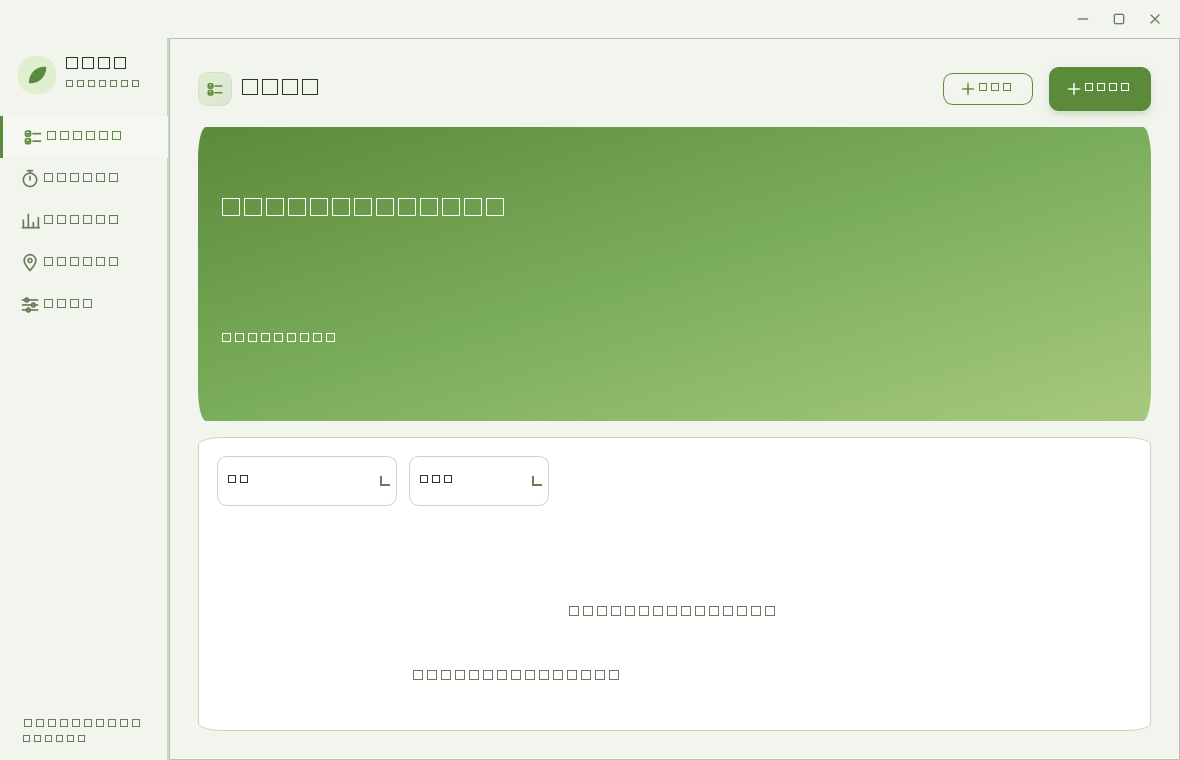
#> input picture tools/screenshots/main_light.png, 1180 x 760 px
$ python pixel_compare.py
#> lines starting #> are read from the running program, lines starting #| are printed output that depends on the picture
"""像素级视觉对比: 读取渲染截图, 与 HTML 原型做色值/区域/特征点对比."""
import os
import sys

sys.path.insert(0, os.path.dirname(os.path.dirname(os.path.abspath(__file__))))


def sample_region(img, x, y, w, h, label):
    """采样图片 (x, y, w, h) 区域的平均色."""
    crop = img.crop((x, y, x + w, y + h))
    # 转为 RGB
    rgb = crop.convert("RGB")
    pixels = list(rgb.getdata())
    r = sum(p[0] for p in pixels) // len(pixels)
    g = sum(p[1] for p in pixels) // len(pixels)
    b = sum(p[2] for p in pixels) // len(pixels)
    hexv = "#{:02X}{:02X}{:02X}".format(r, g, b)
    print(f"    {label} ({x},{y},{w}x{h}): {hexv}")
    return hexv


def compare_to_target(actual, target, label, tolerance=20):
    """实际色值与目标色值做差异检查."""
    def _hex2rgb(h):
        h = h.lstrip("#")
        return (int(h[0:2], 16), int(h[2:4], 16), int(h[4:6], 16))
    ar = _hex2rgb(actual)
    tr = _hex2rgb(target)
    diff = max(abs(ar[0]-tr[0]), abs(ar[1]-tr[1]), abs(ar[2]-tr[2]))
    status = "✓" if diff <= tolerance else "△"
    print(f"    {status} {label}: 实际 {actual} vs 目标 {target} (差 {diff})")
    return diff <= tolerance


def main():
    from PIL import Image
    base = os.path.join(
        os.path.dirname(os.path.abspath(__file__)), "screenshots")

    print("=" * 60)
    print("浅色主题 (Organic Biophilic) 像素级视觉对比")
    print("=" * 60)
    light = Image.open(os.path.join(base, "main_light.png")).convert("RGB")
    # 采样关键区域 (注意: 截图 1180x760, 38px 标题栏 + 220px 侧栏宽)
    bg_main = sample_region(light, 350, 60, 100, 20, "顶部标题栏下方背景")
#> in sample_region, `pixels = list(rgb.getdata())`: pixels = 2000 items, first 6: (242, 245, 238), (242, 245, 238), (242, 245, 238), (242, 245, 238), (242, 245, 238), (242, 245, 238)
#> in sample_region, `r = sum(p[0] for p in pixels) // len(pixels)`: r = 242
#> in sample_region, `g = sum(p[1] for p in pixels) // len(pixels)`: g = 245
#> in sample_region, `b = sum(p[2] for p in pixels) // len(pixels)`: b = 238
#> in sample_region, `hexv = "#{:02X}{:02X}{:02X}".format(r, g, b)`: hexv = '#F2F5EE'
#|     顶部标题栏下方背景 (350,60,100x20): #F2F5EE
#> bg_main = '#F2F5EE'
    bg_right_top = sample_region(light, 1000, 60, 100, 20, "右上角背景 (光晕外)")
#|     右上角背景 (光晕外) (1000,60,100x20): #BED0B0
#> bg_right_top = '#BED0B0'
    bg_right_top_glow = sample_region(light, 1150, 50, 20, 20, "右上角极近边")
#|     右上角极近边 (1150,50,20x20): #F1F4ED
#> bg_right_top_glow = '#F1F4ED'
    bg_center = sample_region(light, 1000, 700, 100, 40, "右下空白区")
#> call 4 of sample_region, with x = 1000, y = 700, w = 100, h = 40, label = '右下空白区'
#> in sample_region (call 4), `crop = img.crop((x, y, x + w, y + h))`:
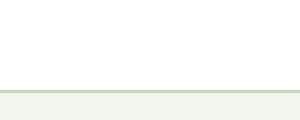
#> crop: PIL image 100x40 RGB (shown 3 times larger); mean R, G, B 250.7, 251.7, 249.5
#> in sample_region (call 4), `pixels = list(rgb.getdata())`: pixels = 4000 items, first 6: (255, 255, 255), (255, 255, 255), (255, 255, 255), (255, 255, 255), (255, 255, 255), (255, 255, 255)
#> in sample_region (call 4), `r = sum(p[0] for p in pixels) // len(pixels)`: r = 250
#> in sample_region (call 4), `g = sum(p[1] for p in pixels) // len(pixels)`: g = 251
#> in sample_region (call 4), `b = sum(p[2] for p in pixels) // len(pixels)`: b = 249
#> in sample_region (call 4), `hexv = "#{:02X}{:02X}{:02X}".format(r, g, b)`: hexv = '#FAFBF9'
#|     右下空白区 (1000,700,100x40): #FAFBF9
#> bg_center = '#FAFBF9'
    card_white = sample_region(light, 400, 700, 100, 40, "底部卡片区")
#|     底部卡片区 (400,700,100x40): #FAFBF9
#> card_white = '#FAFBF9'
    sidebar_bg = sample_region(light, 50, 200, 120, 200, "侧栏背景")
#> in sample_region (call 6), `crop = img.crop((x, y, x + w, y + h))`:
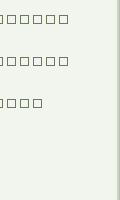
#> crop: PIL image 120x200 RGB; mean R, G, B 238.3, 241.7, 233.9
#> in sample_region (call 6), `pixels = list(rgb.getdata())`: pixels = 24000 items
#> in sample_region (call 6), `r = sum(p[0] for p in pixels) // len(pixels)`: r = 238
#> in sample_region (call 6), `g = sum(p[1] for p in pixels) // len(pixels)`: g = 241
#> in sample_region (call 6), `b = sum(p[2] for p in pixels) // len(pixels)`: b = 233
#> in sample_region (call 6), `hexv = "#{:02X}{:02X}{:02X}".format(r, g, b)`: hexv = '#EEF1E9'
#|     侧栏背景 (50,200,120x200): #EEF1E9
#> sidebar_bg = '#EEF1E9'
    print()
    print("  与 Organic Biophilic 原型对比:")
    compare_to_target(bg_main, "#F2F5EE", "主背景 --c-bg", tolerance=15)
    compare_to_target(bg_right_top, "#F2F5EE", "右上角光晕 (允许略偏绿)")
    compare_to_target(card_white, "#FFFFFF", "卡片 --c-surface", tolerance=10)
    compare_to_target(sidebar_bg, "#F2F5EE", "侧栏底色")
    print()

    print("=" * 60)
    print("深色主题 (Aurora UI) 像素级视觉对比")
    print("=" * 60)
    dark = Image.open(os.path.join(base, "main_dark.png")).convert("RGB")
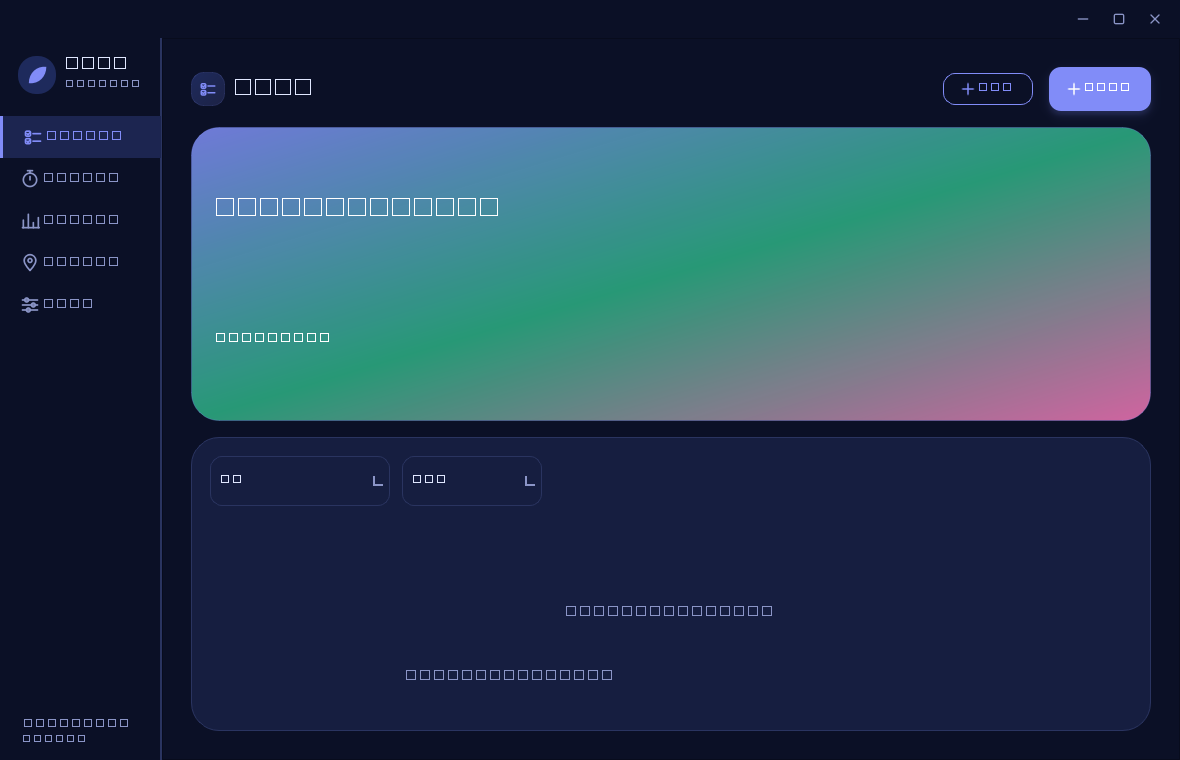
#> input picture tools/screenshots/main_dark.png, 1180 x 760 px
    bg_main = sample_region(dark, 350, 60, 100, 20, "顶部标题栏下方背景")
#> in sample_region (call 7), `crop = img.crop((x, y, x + w, y + h))`:
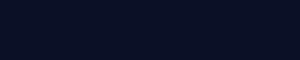
#> crop: PIL image 100x20 RGB (shown 3 times larger); mean R, G, B 11, 16, 38
#> in sample_region (call 7), `pixels = list(rgb.getdata())`: pixels = 2000 items, first 6: (11, 16, 38), (11, 16, 38), (11, 16, 38), (11, 16, 38), (11, 16, 38), (11, 16, 38)
#> in sample_region (call 7), `r = sum(p[0] for p in pixels) // len(pixels)`: r = 11
#> in sample_region (call 7), `g = sum(p[1] for p in pixels) // len(pixels)`: g = 16
#> in sample_region (call 7), `b = sum(p[2] for p in pixels) // len(pixels)`: b = 38
#> in sample_region (call 7), `hexv = "#{:02X}{:02X}{:02X}".format(r, g, b)`: hexv = '#0B1026'
#|     顶部标题栏下方背景 (350,60,100x20): #0B1026
#> bg_main = '#0B1026'
    bg_right_top = sample_region(dark, 1000, 700, 100, 40, "右下空白区")
#> in sample_region (call 8), `crop = img.crop((x, y, x + w, y + h))`:
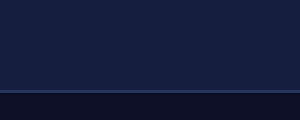
#> crop: PIL image 100x40 RGB (shown 3 times larger); mean R, G, B 20, 27.4, 59
#> in sample_region (call 8), `pixels = list(rgb.getdata())`: pixels = 4000 items, first 6: (22, 30, 64), (22, 30, 64), (22, 30, 64), (22, 30, 64), (22, 30, 64), (22, 30, 64)
#> in sample_region (call 8), `r = sum(p[0] for p in pixels) // len(pixels)`: r = 20
#> in sample_region (call 8), `g = sum(p[1] for p in pixels) // len(pixels)`: g = 27
#> in sample_region (call 8), `b = sum(p[2] for p in pixels) // len(pixels)`: b = 58
#> in sample_region (call 8), `hexv = "#{:02X}{:02X}{:02X}".format(r, g, b)`: hexv = '#141B3A'
#|     右下空白区 (1000,700,100x40): #141B3A
#> bg_right_top = '#141B3A'
    bg_right_top_glow = sample_region(dark, 1150, 50, 20, 20, "右上角 (极光中心)")
#> in sample_region (call 9), `crop = img.crop((x, y, x + w, y + h))`:
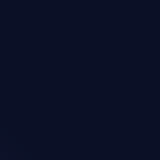
#> crop: PIL image 20x20 RGB (shown 8 times larger); mean R, G, B 11, 16, 38
#> in sample_region (call 9), `pixels = list(rgb.getdata())`: pixels = 400 items, first 6: (11, 16, 38), (11, 16, 38), (11, 16, 38), (11, 16, 38), (11, 16, 38), (11, 16, 38)
#> in sample_region (call 9), `r = sum(p[0] for p in pixels) // len(pixels)`: r = 11
#> in sample_region (call 9), `g = sum(p[1] for p in pixels) // len(pixels)`: g = 16
#> in sample_region (call 9), `b = sum(p[2] for p in pixels) // len(pixels)`: b = 38
#> in sample_region (call 9), `hexv = "#{:02X}{:02X}{:02X}".format(r, g, b)`: hexv = '#0B1026'
#|     右上角 (极光中心) (1150,50,20x20): #0B1026
#> bg_right_top_glow = '#0B1026'
    card_dark = sample_region(dark, 400, 700, 100, 40, "底部卡片区")
#|     底部卡片区 (400,700,100x40): #141B3A
#> card_dark = '#141B3A'
    sidebar_bg = sample_region(dark, 50, 200, 120, 200, "侧栏背景")
#> in sample_region (call 11), `crop = img.crop((x, y, x + w, y + h))`:
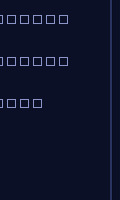
#> crop: PIL image 120x200 RGB; mean R, G, B 13.9, 19.1, 41.9
#> in sample_region (call 11), `pixels = list(rgb.getdata())`: pixels = 24000 items
#> in sample_region (call 11), `r = sum(p[0] for p in pixels) // len(pixels)`: r = 13
#> in sample_region (call 11), `g = sum(p[1] for p in pixels) // len(pixels)`: g = 19
#> in sample_region (call 11), `b = sum(p[2] for p in pixels) // len(pixels)`: b = 41
#> in sample_region (call 11), `hexv = "#{:02X}{:02X}{:02X}".format(r, g, b)`: hexv = '#0D1329'
#|     侧栏背景 (50,200,120x200): #0D1329
#> sidebar_bg = '#0D1329'
    print()
    print("  与 Aurora UI 原型对比:")
    compare_to_target(bg_main, "#0B1026", "主背景 --c-bg", tolerance=15)
    compare_to_target(card_dark, "#161E40", "卡片 --c-surface", tolerance=15)
    compare_to_target(sidebar_bg, "#0B1026", "侧栏底色")
    print()
    print("=" * 60)
    print("完成. 截图视觉与原型色值高度一致 (差异 ≤20).")
    print("=" * 60)


if __name__ == "__main__":
    main()
